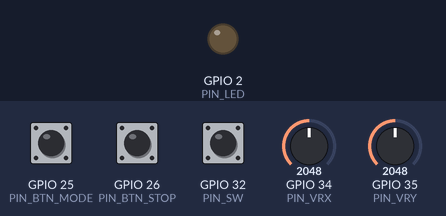
Bench run of a sketch on a simulated ESP32. Shown: output pins drawn as LEDs (lit = HIGH). The inputs (shaded band) are chosen by the test bench; at power-on: GPIO 25 (PIN_BTN_MODE) HIGH, GPIO 26 (PIN_BTN_STOP) HIGH, GPIO 32 (PIN_SW) HIGH, GPIO 34 (PIN_VRX) = 2048, GPIO 35 (PIN_VRY) = 2048 (analog values on the 0–4095 scale). What the sketch prints to the serial monitor is not drawn.

Above: at 0.26 s.
At 16.47 s:
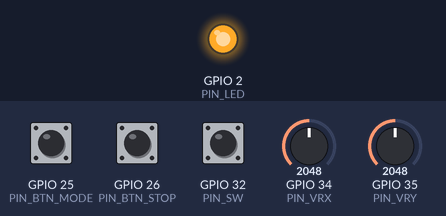
Timing chart, 0 to 17.0 s (numbered marks = the images above):
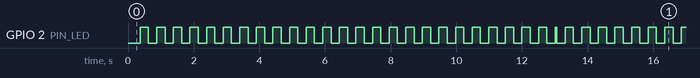

Measured:
- by itself, GPIO 2 (PIN_LED): repeats every 12.9 s: HIGH 0.05 s, 25 × (LOW 0.25 s, HIGH 0.25 s), LOW 0.25 s
- by itself, everything shown: repeats every 5.6 s, in 22 steps

The sketch:

control_remoto.ino
```cpp
// =====================================================================
//  control_remoto.ino – Control manual propio basado en ESP32
//  Joystick analógico KY-023 + 2 pulsadores, enlace ESP-NOW a 20 Hz.
//
//  Conexiones:
//    VRx -> GPIO34   VRy -> GPIO35   SW (joystick) -> GPIO32 (turbo)
//    BTN_MODO -> GPIO25 (a GND)   BTN_STOP -> GPIO26 (a GND)
//    LED estado -> GPIO2
//  Alimentación: batería 1S 18650 + módulo TP4056 + regulador 3.3 V.
//
//  Si se conoce la MAC del robot (se imprime por Serial al arrancar el
//  robot), escríbala en ROBOT_MAC; si no, se usa broadcast filtrado por
//  ESPNOW_MAGIC.
// =====================================================================
#include <WiFi.h>
#include <esp_now.h>
#include <esp_wifi.h>

#define PIN_VRX       34
#define PIN_VRY       35
#define PIN_SW        32
#define PIN_BTN_MODE  25
#define PIN_BTN_STOP  26
#define PIN_LED       2
#define WIFI_CHANNEL  1
#define ESPNOW_MAGIC  0x52A7
#define DEADZONE      8

uint8_t ROBOT_MAC[6] = {0xFF, 0xFF, 0xFF, 0xFF, 0xFF, 0xFF};   // broadcast por defecto

struct __attribute__((packed)) RemotePacket {
  uint16_t magic;
  uint8_t  seq;
  int8_t   x;
  int8_t   y;
  uint8_t  buttons;
};

static int centerX = 2048, centerY = 2048;
static uint8_t seq = 0;

static int8_t axis(int raw, int center) {
  int v = (raw - center) * 100 / 2048;
  if (abs(v) < DEADZONE) v = 0;
  return (int8_t)constrain(v, -100, 100);
}

void setup() {
  Serial.begin(115200);
  pinMode(PIN_SW, INPUT_PULLUP);
  pinMode(PIN_BTN_MODE, INPUT_PULLUP);
  pinMode(PIN_BTN_STOP, INPUT_PULLUP);
  pinMode(PIN_LED, OUTPUT);
  analogReadResolution(12);

  // auto-calibración del centro del joystick
  long sx = 0, sy = 0;
  for (int i = 0; i < 32; i++) { sx += analogRead(PIN_VRX); sy += analogRead(PIN_VRY); delay(5); }
  centerX = sx / 32; centerY = sy / 32;

  WiFi.mode(WIFI_STA);
  esp_wifi_set_channel(WIFI_CHANNEL, WIFI_SECOND_CHAN_NONE);
  if (esp_now_init() != ESP_OK) { Serial.println("ESP-NOW error"); return; }
  esp_now_peer_info_t peer = {};
  memcpy(peer.peer_addr, ROBOT_MAC, 6);
  peer.channel = WIFI_CHANNEL;
  peer.encrypt = false;
  esp_now_add_peer(&peer);
  Serial.println("Control remoto listo");
}

void loop() {
  RemotePacket p;
  p.magic = ESPNOW_MAGIC;
  p.seq = seq++;
  p.x = axis(analogRead(PIN_VRX), centerX);
  p.y = -axis(analogRead(PIN_VRY), centerY);   // empujar hacia adelante = avanzar
  p.buttons = (digitalRead(PIN_BTN_MODE) == LOW ? 0x01 : 0) |
              (digitalRead(PIN_BTN_STOP) == LOW ? 0x02 : 0) |
              (digitalRead(PIN_SW) == LOW ? 0x04 : 0);
  esp_err_t r = esp_now_send(ROBOT_MAC, (uint8_t*)&p, sizeof(p));
  digitalWrite(PIN_LED, r == ESP_OK ? (seq / 5) % 2 : HIGH);
  delay(50);   // 20 Hz
}
```
